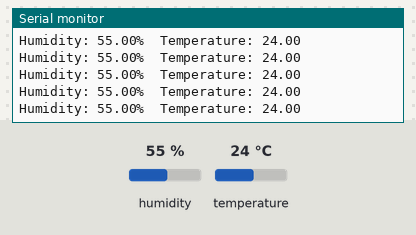
The sketch below on a simulated Arduino Uno, built with avr-gcc and run on an emulated ATmega328P. Shown: the last lines printed to the serial monitor. The inputs (shaded band) are chosen by the test bench; at power-on: humidity 55 %, temperature 24 °C.

Above: at 2.8 s.
2.9 s: humidity set to 22 %
At 4.4 s:
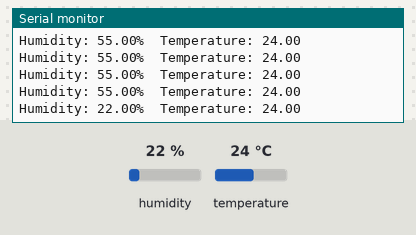
5.6 s: temperature set to 12 °C
At 5.6 s:
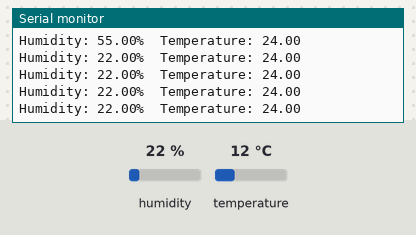
8.3 s: humidity set to 40 %
At 9.0 s:
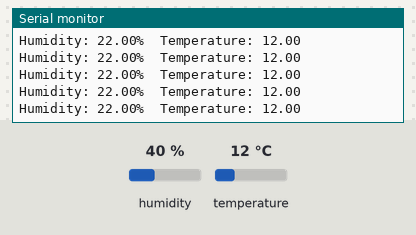
Timing chart, 0 to 11.3 s (numbered marks = the images above; inputs shaded):
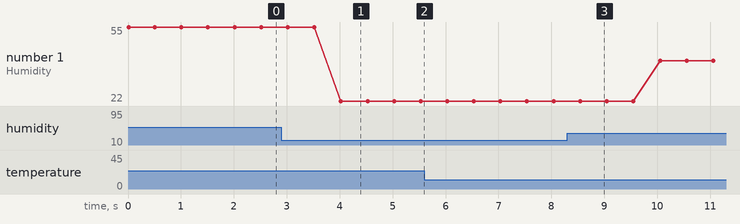

The sketch:

Temperature_humidity.ino
```cpp
// (licence header left out)
#include "DHT.h"

#define DHTPIN 10     // Digital pin connected to the DHT sensor

//#define DHTTYPE DHT11
#define DHTTYPE DHT22
//#define DHTTYPE DHT21

DHT dht(DHTPIN, DHTTYPE);

void setup()
{
  Serial.begin(9600);
  Serial.println(F("DHTxx test!"));
  dht.begin();
}

void loop()
{

  //Le capteur est lent en lecture
  float h = dht.readHumidity();
  float t = dht.readTemperature();
  float f = dht.readTemperature(true);

  if (isnan(h) || isnan(t) || isnan(f)) //isnan = is not a number
  {
    Serial.println(F("Failed to read from DHT sensor!"));
    return;
  }

  Serial.print("Humidity: ");
  Serial.print(h);
  Serial.print("%  Temperature: ");
  Serial.print(t);
  Serial.println("");
  //Serial.println(f);

  delay(500);
}
```

Measured:
- after the input at 2.9 s, the serial monitor: prints a new line after 1.1 s (image 1)
- plotted number 1: 55 → 22 after the input at 2.9 s, 22 → 40 after the input at 8.3 s
